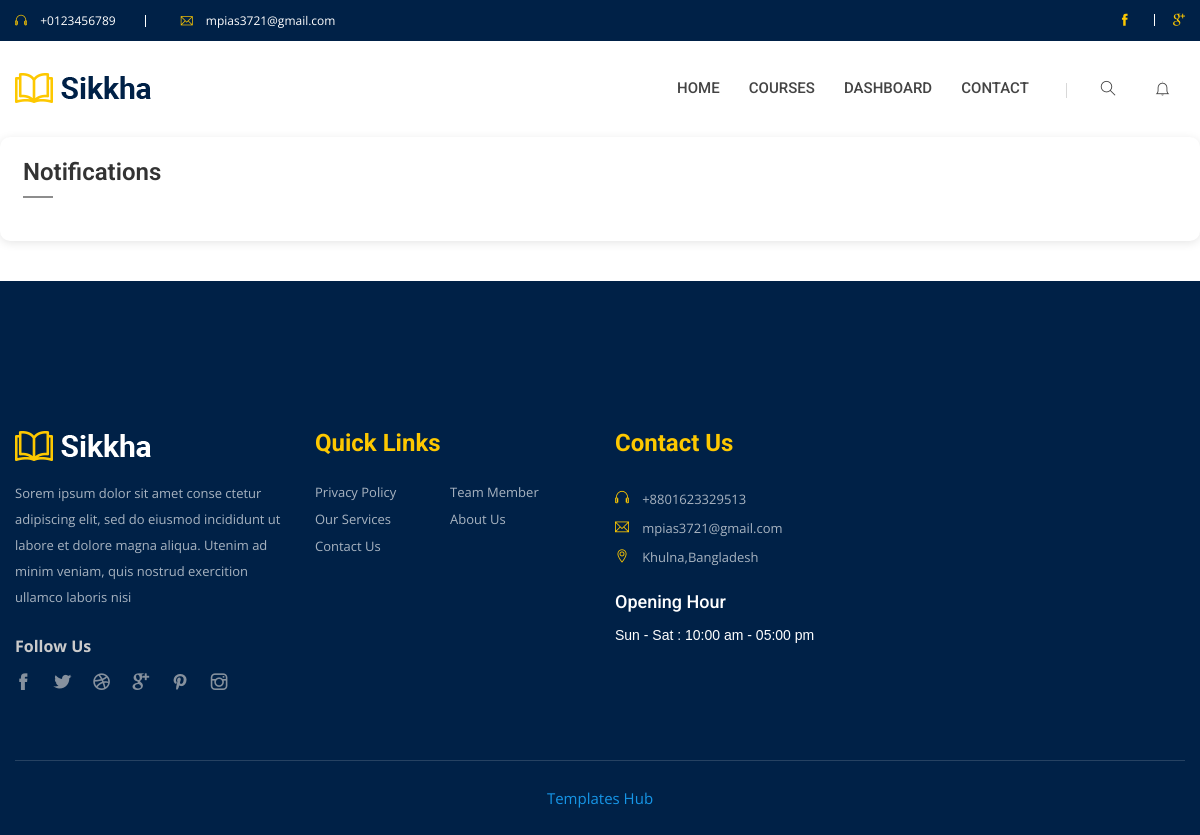
The page /notification/ (signed in) on the database as committed earlier.
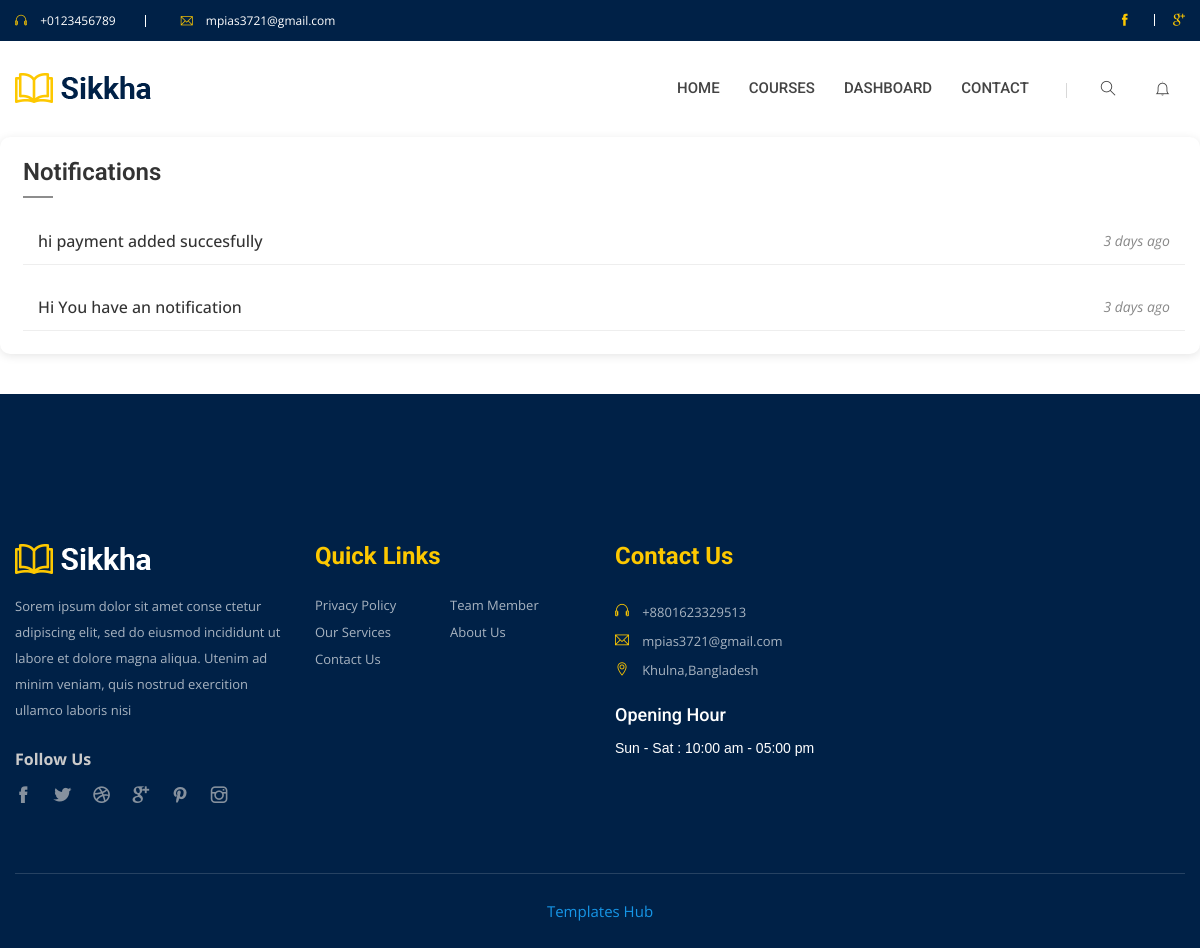
The same page on the database as committed later.
### core/models.py (models this page shows, shortened)
class Notification(models.Model):
    user = models.ForeignKey(User, on_delete=models.CASCADE, related_name='notifications')
    message = models.TextField()
    is_read = models.BooleanField(default=False)  # To track if the user has seen it
    timestamp = models.DateTimeField(auto_now_add=True)

### core/views.py (the view)
# urls.py: path('notification/', views.notifications, name="notifications"),
def notifications(request):
    if request.user.is_authenticated:
        notifications = Notification.objects.filter(user=request.user).order_by('-id')
        notifications.update(is_read=True)
    return render(request, 'base/notifications.html', {'notification': notifications})

### core/context_processors.py (called while the page is built)
def cats(request):
    cats = Category.objects.all()
    return {'categorys': cats}

def notifications(request):
    notifications = 0
    if request.user.is_authenticated:
        notifications = Notification.objects.filter(user=request.user, is_read=False).count()
    is_teacher = request.user.groups.filter(name='Teacher').exists()
    return {'notifications': notifications, 'is_teacher': is_teacher}

### templates/base/notifications.html (shortened to what this page needs)
{% extends "base/base.html" %}
{% block content %}
<div class="widget mb-40 widget-padding white-bg">
    <h4 class="widget-title">Notifications</h4>
    <div class="widget-link">
        <ul class="sidebar-link">
            {% for i in notification %}
            <li class="{% if not i.is_read %}highlighted{% endif %}">
                <a href="{% url 'course_list' %}">{{ i.message }}</a>
                <span>{{ i.timestamp|timesince }} ago</span>
            </li>
            {% endfor %}
        </ul>
    </div>
</div>
{% endblock %}

Rows that differ between the two databases and show on the page:
added Notification: message "hi payment added succesfully", timestamp "3 days"
added Notification: message "Hi You have an notification", timestamp "3 days"
